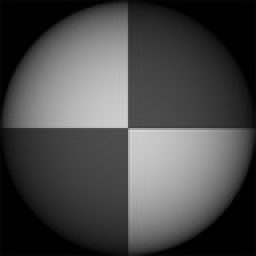
%> input picture illumination-cone/code/A1.jpg, 128 x 128 px, shrunk from 807 x 808 before the run (shown 2 times larger)
$ octave main_circle.m   (GNU Octave 9; MATLAB toolbox functions it lacks are replaced by stand-ins)
%> lines starting %> are read from the running program, lines starting %| are printed output that depends on the picture
### illumination-cone/code/findDepth.m
function z = findDepth (height, width, p, q, x_start, y_start, error)

    z(x_start,y_start) = 0;
    for x = x_start:1:height-1
        if(abs(q(x + 1, y_start) - q(x, y_start)) > error)
            z(x + 1, y_start) = z(x, y_start);
        else
            z(x + 1, y_start) = z(x, y_start) + q(x, y_start);
        end
    end

    for x = x_start:-1:2
        if(abs(q(x - 1, y_start)-q(x, y_start)) > error)
            z(x-1, y_start) = z(x, y_start);
        else
            z(x-1, y_start) = z(x, y_start) - q(x-1, y_start);
        end
    end

     for x = 1:height
         for y = y_start:width-1
            if(abs(p(x, y)-p(x, y+1)) > error)
                z(x, y + 1) = z(x,y);
            else
                z(x, y + 1) = z(x,y) - p(x,y);
            end
         end
    end

    for x = 1:height
         for y = y_start:-1:2
            if(abs(p(x, y-1) - p(x, y)) > error)
                z(x, y-1) = z(x,y);
            else
                z(x, y-1) = z(x,y) + p(x, y-1);
            end
         end
    end

end


### illumination-cone/code/main_circle.m
clc;
clear all;
close all;
% {
a1 = imread('A1.jpg');
%> a1 is the input picture: size 128x128 uint8; min 0, max 217, mean 73.1
a2 = imread('A2.jpg');
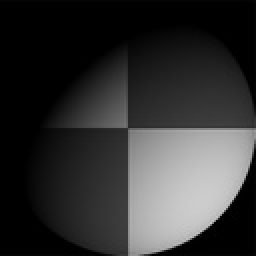
%> input picture illumination-cone/code/A2.jpg, 128 x 128 px, shrunk from 807 x 808 before the run (shown 2 times larger)
%> a2 is the input picture: size 128x128 uint8; min 0, max 204, mean 50.3
a3 = imread('A3.jpg');
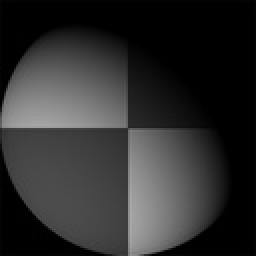
%> input picture illumination-cone/code/A3.jpg, 128 x 128 px, shrunk from 807 x 808 before the run (shown 2 times larger)
%> a3 is the input picture: size 128x128 uint8; min 0, max 168, mean 46.6
a4 = imread('A4.jpg');
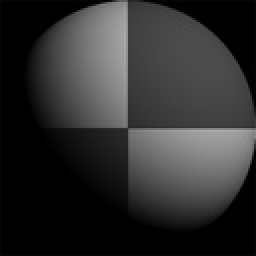
%> input picture illumination-cone/code/A4.jpg, 128 x 128 px, shrunk from 807 x 808 before the run (shown 2 times larger)
%> a4 is the input picture: size 128x128 uint8; min 0, max 170, mean 46.5
a5 = imread('A5.jpg');
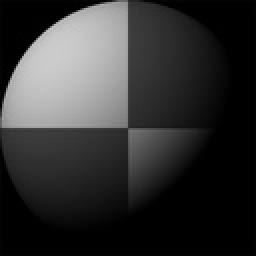
%> input picture illumination-cone/code/A5.jpg, 128 x 128 px, shrunk from 807 x 808 before the run (shown 2 times larger)
%> a5 is the input picture: size 128x128 uint8; min 0, max 204, mean 50.4
%}

[height, width] = size(a1);
%> height = 128; width = 128

%% photonetric stereo part
lll = cos(pi/6)*sin(pi/4);
S1 = [0 0 1];
S2 = [lll -lll 0.5];
S3 = [-lll -lll 0.5];
S4 = [lll lll 0.5];
S5 = [-lll lll 0.5];
V1 = 255*[S1;S2;S3;S4;S5];
% 7x3
V2 = 255*[0.1 0 0.995;
          0.8 0 0.6;
          0.707 0 0.707;
          -0.707 0 0.707;
          0 0.707 0.707;
          0.56568 0.56568 0.6;
          -0.56568 0.56568 0.6];

%% compute albedo and normal
for x = 1:1:height
    for y = 1:1:width
        i1 = [a1(x,y) a2(x,y) a3(x,y) a4(x,y) a5(x,y)]';
        [albedo, normal] = findNormal (V1,i1);
        Albedo(x,y) = albedo;
        if (x == 1 || y == 1)
            N(x,y,:) = [0;0;0];
        else
            N(x,y,:)= normal;
        end
        if (normal(3,1) == 0 || x == 1 || y == 1)
            p1(x,y) = 0;
            q1(x,y) = 0;
        else
            p1(x,y) = normal(1,1) / normal(3,1);
            q1(x,y) = normal(2,1) / normal(3,1);
        end
    end
end
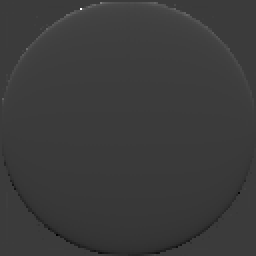
%> q1: size 128x128 double (shown 2 times larger); min -17.15, max 56.34, mean 0; drawn with min black and max white

%% compute depth of image
x_start = round(height/2) - 60;
%> x_start = 4
y_start = round(width/2) - 60;
%> y_start = 4
error = 0.5;
z = findDepth(height, width, p1, q1, x_start, y_start, error);
%> after the loop in findDepth, `for x = x_start:1:height-1`: z = 128 rows, first 8: [0 0 0 0; 0 0 0 0; 0 0 0 0; 0 0 0 0; 0 0 0 0; 0 0 0 0; 0 0 0 0; 0 0 0 0.204]
%> after the loop in findDepth, `for x = x_start:-1:2`: z = 128 rows, first 8: [0 0 0 -0.204; 0 0 0 -0.204; 0 0 0 0; 0 0 0 0; 0 0 0 0; 0 0 0 0; 0 0 0 0; 0 0 0 0.204]
%> after the loop in findDepth, `for x = 1:height`:
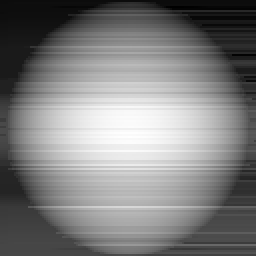
%> z: size 128x128 double (shown 2 times larger); min -3.55, max 64.68, mean 30.4; drawn with min black and max white

figure(1);
for h = 1:20:height
    for w = 1:20:width
         Z = z(h,w);
         N_1 = N(h,w,1);
         N_2 = N(h,w,2);
         N_3 = N(h,w,3);
         quiver3(h, w, Z, -N_2, N_1, N_3, 'LineWidth',1,'LineStyle','-','MaxHeadSize',2,'AutoScaleFactor',20);
         % quiver3(h, w, 0, -N_2, N_1, 0, 'LineWidth',1,'LineStyle','-','MaxHeadSize',2,'AutoScaleFactor',20);
         hold on;
    end
end

figure(2);surf(1:10:height,1:10:width,z(1:10:height,1:10:width));
figure(3);surf(z',a1','edgecolor','none','FaceColor','texturemap');

%% show results
figure(4);
alb = cat(3, Albedo, Albedo, Albedo);
norm = cat(3, N(:,:,1), N(:,:,2), N(:,:,3));
B_an = alb.*norm;
B_vec = reshape(B_an, height * width, 3);
circle = zeros(height, width, 3);
count = 1;
video = VideoWriter('circle.avi');
open(video);
theta11 = 0;
theta12 = pi/2;
bb = pi/8;
phi11 = 0;
phi12 = 2 * pi;
aa = pi/16;
for theta = theta11:bb:theta12
    for phi = phi11:aa:phi12
        S12 = 255 * [cos(phi)*sin(theta) sin(theta)*sin(phi) cos(theta)]';
        b12 = max(B_vec * S12,0);
        temp_mat = reshape(b12, height, width);
        circle = cat(3, reshape(b12, height,width),reshape(b12, height, width), reshape(b12, height, width));
        imshow(uint8(circle));
        X1_set{count} = temp_mat;
        count = count + 1;
        writeVideo(video, uint8(temp_mat));
    end
end
%> this loop made 5 passes
%> pass 2, `for phi = phi11:aa:phi12 S12 = 255 * [cos(phi)*sin(theta) sin(theta)*s..`:
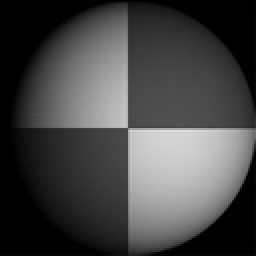
%> displayed picture: size 128x128x3, on the screen's scale of 0 to 255 (shown 2 times larger); min 0, max 221, mean 69.1
%> after the loop, X1_set = 165 items; count = 166
image_tensor = cat(3, X1_set{:});
close(video);
%> (the run ends here)
